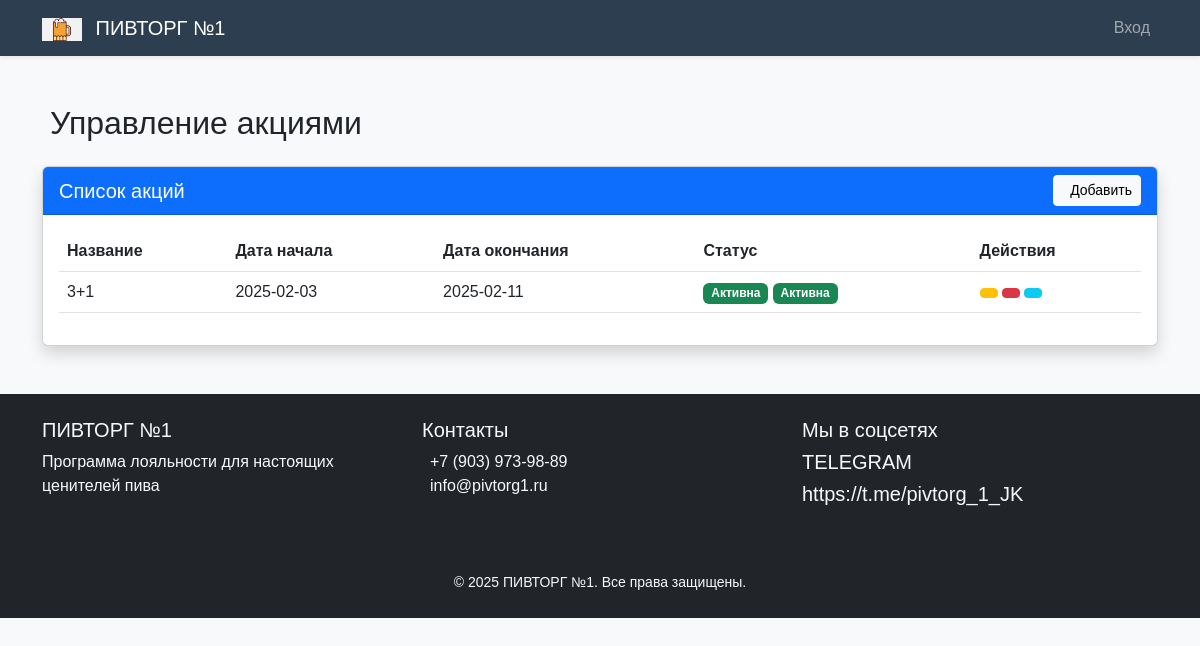
Page /admin/promotions (signed in) on the committed database.
### tables this page shows
CREATE TABLE promotions (
                id INTEGER PRIMARY KEY AUTOINCREMENT,
                title TEXT NOT NULL,
                description TEXT NOT NULL,
                start_date DATETIME,
                end_date DATETIME
            );

### app.py (the view)
@application.route('/admin/promotions')
@admin_required
def manage_promotions():
    db = get_db()
    promotions = db.execute('SELECT * FROM promotions').fetchall()
    processed_promotions = []
    for promo in promotions:
        processed_promotions.append({
            **dict(promo),
            'start_date': datetime.strptime(promo['start_date'], '%Y-%m-%d').date(),
            'end_date': datetime.strptime(promo['end_date'], '%Y-%m-%d').date()
        })
    current_date = datetime.now().date()
    return render_template(
        'admin/promotions.html',
        promotions=processed_promotions,
        current_date=current_date
    )

### app.py (called while the page is built)
def get_db():
    conn = sqlite3.connect(Config.DATABASE)
    conn.row_factory = sqlite3.Row
    return conn

def admin_required(f):
    @wraps(f)
    def decorated_function(*args, **kwargs):
        if not session.get('admin_logged_in'):
            return redirect(url_for('admin_login'))
        return f(*args, **kwargs)
    return decorated_function

### templates/admin/promotions.html (shortened to what this page needs)
{% extends "base.html" %}
{% block content %}
<div class="admin-dashboard">
    <h2>Управление акциями</h2>
    <div class="card shadow mt-4">
        <div class="card-header bg-primary text-white">
            <div class="d-flex justify-content-between align-items-center">
                <h5 class="mb-0">Список акций</h5>
                <button class="btn btn-light btn-sm"
                        data-bs-toggle="modal"
                        data-bs-target="#addPromoModal">
                    Добавить
                </button>
            </div>
        </div>
        <div class="card-body">
            <div class="table-responsive">
                <table class="table table-hover">
                    <thead>
                        <tr>
                            <th>Название</th>
                            <th>Дата начала</th>
                            <th>Дата окончания</th>
                            <th>Статус</th>
                            <th>Действия</th>
                        </tr>
                    </thead>
                    <tbody>
                        {% for promo in promotions %}
                        <tr>
                            <td>{{ promo.title }}</td>
                            <td>{{ promo.start_date }}</td>
                            <td>{{ promo.end_date }}</td>
                            <td>
                               {% set is_active = (promo.start_date <= current_date) and (promo.end_date >= current_date) %}
<span class="badge bg-{{ 'success' if is_active else 'secondary' }}">
    {{ 'Активна' if is_active else 'Не активна' }}
</span>
                                <span class="badge bg-{{ 'success' if is_active else 'secondary' }}">
                                    {{ 'Активна' if is_active else 'Не активна' }}
                                </span>
                            </td>
                            <td>
                                <a href="{{ url_for('edit_promotion', id=promo.id) }}"
                                   class="btn btn-sm btn-warning"
                                   title="Редактировать">
                                </a>
                                <a href="{{ url_for('delete_promotion', id=promo.id) }}"
                                   class="btn btn-sm btn-danger"
                                   title="Удалить"
                                   onclick="return confirm('Вы уверены что хотите удалить акцию?')">
                                </a>
                                <a href="{{ url_for('send_promotion_sms', id=promo.id) }}"
                                   class="btn btn-sm btn-info"
                                   title="Разослать SMS"
                                   onclick="return confirm('Отправить SMS всем пользователям?')">
                                </a>
                            </td>
                        </tr>
                        {% endfor %}
                    </tbody>
                </table>
            </div>
        </div>
    </div>
</div>
{% endblock %}

### static/css/main.css (style rules this page uses)
:root { --primary: #2c3e50; --secondary: #3498db; --success: #27ae60; --danger: #e74c3c; }
body { font-family: 'Arial', sans-serif; background: #f8f9fa; }

### rows in the picture
promotions: title "3+1", start_date "2025-02-03", end_date "2025-02-11", value "Активна"
